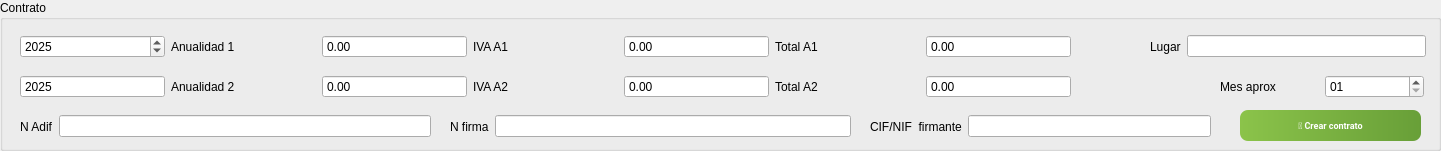
     <widget class="QGroupBox" name="groupBox_11">
      <property name="geometry">
       <rect>
        <x>60</x>
        <y>370</y>
        <width>1441</width>
        <height>151</height>
       </rect>
      </property>
      <property name="title">
       <string>Contrato</string>
      </property>
      <property name="setFixedSize" stdset="0">
       <size>
        <width>1441</width>
        <height>146</height>
       </size>
      </property>
      <widget class="QWidget" name="layoutWidget_2">
       <property name="geometry">
        <rect>
         <x>20</x>
         <y>30</y>
         <width>1051</width>
         <height>33</height>
        </rect>
       </property>
       <layout class="QHBoxLayout" name="horizontalLayout_23">
        <property name="sizeConstraint">
         <enum>QLayout::SetNoConstraint</enum>
        </property>
        <item>
         <widget class="QDateEdit" name="anoactual">
          <property name="dateTime">
           <datetime>
            <hour>0</hour>
            <minute>0</minute>
            <second>0</second>
            <year>2025</year>
            <month>1</month>
            <day>1</day>
           </datetime>
          </property>
          <property name="displayFormat">
           <string>yyyy</string>
          </property>
         </widget>
        </item>
        <item>
         <widget class="QLabel" name="Lb26_2">
          <property name="text">
           <string>Anualidad 1</string>
          </property>
         </widget>
        </item>
        <item>
         <widget class="QDoubleSpinBox" name="BaseAnualidad1">
          <property name="readOnly">
           <bool>true</bool>
          </property>
          <property name="buttonSymbols">
           <enum>QAbstractSpinBox::NoButtons</enum>
          </property>
          <property name="decimals">
           <number>2</number>
          </property>
          <property name="minimum">
           <double>0.000000000000000</double>
          </property>
          <property name="maximum">
           <double>100000000.000000000000000</double>
          </property>
          <property name="singleStep">
           <double>1.000000000000000</double>
          </property>
         </widget>
        </item>
        <item>
         <widget class="QLabel" name="Lb25_3">
          <property name="text">
           <string>IVA A1</string>
          </property>
         </widget>
        </item>
        <item>
         <widget class="QDoubleSpinBox" name="IvaAnualidad1">
          <property name="readOnly">
           <bool>true</bool>
          </property>
          <property name="buttonSymbols">
           <enum>QAbstractSpinBox::NoButtons</enum>
          </property>
          <property name="decimals">
           <number>2</number>
          </property>
          <property name="minimum">
           <double>0.000000000000000</double>
          </property>
          <property name="maximum">
           <double>100000000.000000000000000</double>
          </property>
          <property name="singleStep">
           <double>1.000000000000000</double>
          </property>
         </widget>
        </item>
        <item>
         <widget class="QLabel" name="Lb25_4">
          <property name="text">
           <string>Total A1</string>
          </property>
         </widget>
        </item>
        <item>
         <widget class="QDoubleSpinBox" name="TotalAnualidad1">
          <property name="readOnly">
           <bool>true</bool>
          </property>
          <property name="buttonSymbols">
           <enum>QAbstractSpinBox::NoButtons</enum>
          </property>
          <property name="decimals">
           <number>2</number>
          </property>
          <property name="minimum">
           <double>0.000000000000000</double>
          </property>
          <property name="maximum">
           <double>100000000.000000000000000</double>
          </property>
          <property name="singleStep">
           <double>1.000000000000000</double>
          </property>
         </widget>
        </item>
       </layout>
      </widget>
      <widget class="QWidget" name="layoutWidget_3">
       <property name="geometry">
        <rect>
         <x>20</x>
         <y>70</y>
         <width>1051</width>
         <height>33</height>
        </rect>
       </property>
       <layout class="QHBoxLayout" name="horizontalLayout_25">
        <property name="sizeConstraint">
         <enum>QLayout::SetNoConstraint</enum>
        </property>
        <item>
         <widget class="QDateEdit" name="anosiguinte">
          <property name="readOnly">
           <bool>true</bool>
          </property>
          <property name="buttonSymbols">
           <enum>QAbstractSpinBox::NoButtons</enum>
          </property>
          <property name="dateTime">
           <datetime>
            <hour>0</hour>
            <minute>0</minute>
            <second>0</second>
            <year>2025</year>
            <month>1</month>
            <day>1</day>
           </datetime>
          </property>
          <property name="displayFormat">
           <string>yyyy</string>
          </property>
         </widget>
        </item>
        <item>
         <widget class="QLabel" name="Lb26_3">
          <property name="text">
           <string>Anualidad 2</string>
          </property>
         </widget>
        </item>
        <item>
         <widget class="QDoubleSpinBox" name="BaseAnualidad2">
          <property name="readOnly">
           <bool>true</bool>
          </property>
          <property name="buttonSymbols">
           <enum>QAbstractSpinBox::NoButtons</enum>
          </property>
          <property name="decimals">
           <number>2</number>
          </property>
          <property name="minimum">
           <double>0.000000000000000</double>
          </property>
          <property name="maximum">
           <double>100000000.000000000000000</double>
          </property>
          <property name="singleStep">
           <double>1.000000000000000</double>
          </property>
         </widget>
        </item>
        <item>
         <widget class="QLabel" name="Lb25_5">
          <property name="text">
           <string>IVA A2</string>
          </property>
         </widget>
        </item>
        <item>
         <widget class="QDoubleSpinBox" name="IvaAnualidad2">
          <property name="readOnly">
           <bool>true</bool>
          </property>
          <property name="buttonSymbols">
           <enum>QAbstractSpinBox::NoButtons</enum>
          </property>
          <property name="decimals">
           <number>2</number>
          </property>
          <property name="minimum">
           <double>0.000000000000000</double>
          </property>
          <property name="maximum">
           <double>100000000.000000000000000</double>
          </property>
          <property name="singleStep">
           <double>1.000000000000000</double>
          </property>
         </widget>
        </item>
        <item>
         <widget class="QLabel" name="Lb25_6">
          <property name="text">
           <string>Total A2</string>
          </property>
         </widget>
        </item>
        <item>
         <widget class="QDoubleSpinBox" name="TotalAnualidad2">
          <property name="readOnly">
           <bool>true</bool>
          </property>
          <property name="buttonSymbols">
           <enum>QAbstractSpinBox::NoButtons</enum>
          </property>
          <property name="decimals">
           <number>2</number>
          </property>
          <property name="minimum">
           <double>0.000000000000000</double>
          </property>
          <property name="maximum">
           <double>100000000.000000000000000</double>
          </property>
          <property name="singleStep">
           <double>1.000000000000000</double>
          </property>
         </widget>
        </item>
       </layout>
      </widget>
      <widget class="QWidget" name="layoutWidget_4">
       <property name="geometry">
        <rect>
         <x>870</x>
         <y>110</y>
         <width>341</width>
         <height>33</height>
        </rect>
       </property>
       <layout class="QHBoxLayout" name="horizontalLayout_41">
        <item>
         <widget class="QLabel" name="Lb21_3">
          <property name="text">
           <string>CIF/NIF  firmante</string>
          </property>
         </widget>
        </item>
        <item>
         <widget class="QLineEdit" name="CIf_Contrato"/>
        </item>
       </layout>
      </widget>
      <widget class="QPushButton" name="Generar_Contrato">
       <property name="geometry">
        <rect>
         <x>1240</x>
         <y>110</y>
         <width>181</width>
         <height>31</height>
        </rect>
       </property>
       <property name="font">
        <font>
         <family>Segoe UI,Arial,Calibri,Roboto,sans-serif</family>
         <pointsize>7</pointsize>
         <weight>75</weight>
         <bold>true</bold>
        </font>
       </property>
       <property name="styleSheet">
        <string notr="true">QPushButton {
    background: qlineargradient(x1:0,y1:0,x2:1,y2:0, stop:0 #8BC34A, stop:1 #689F38);
    color: #ffffff;
    border: none;
    border-radius: 8px;
    padding: 6px 12px;
    font-weight: 600;
}
QPushButton:hover {
    background: qlineargradient(x1:0,y1:0,x2:1,y2:0, stop:0 #9CCC65, stop:1 #8BC34A);
}
QPushButton:pressed {
    background: #558B2F;
}</string>
       </property>
       <property name="text">
        <string>📄 Crear contrato</string>
       </property>
       <property name="setFixedSize" stdset="0">
        <size>
         <width>181</width>
         <height>38</height>
        </size>
       </property>
      </widget>
      <widget class="QWidget" name="layoutWidget_5">
       <property name="geometry">
        <rect>
         <x>1150</x>
         <y>30</y>
         <width>276</width>
         <height>33</height>
        </rect>
       </property>
       <layout class="QHBoxLayout" name="horizontalLayout_42">
        <item>
         <widget class="QLabel" name="Lb21_4">
          <property name="text">
           <string>Lugar</string>
          </property>
         </widget>
        </item>
        <item>
         <widget class="QLineEdit" name="Lugar_Contrato"/>
        </item>
       </layout>
      </widget>
      <widget class="QWidget" name="layoutWidget_6">
       <property name="geometry">
        <rect>
         <x>1220</x>
         <y>70</y>
         <width>204</width>
         <height>33</height>
        </rect>
       </property>
       <layout class="QHBoxLayout" name="horizontalLayout_43">
        <item>
         <widget class="QLabel" name="label_48">
          <property name="text">
           <string>Mes aprox</string>
          </property>
         </widget>
        </item>
        <item>
         <widget class="QDateEdit" name="fechaContrato">
          <property name="displayFormat">
           <string>MM</string>
          </property>
          <property name="calendarPopup">
           <bool>false</bool>
          </property>
         </widget>
        </item>
       </layout>
      </widget>
      <widget class="QWidget" name="layoutWidget">
       <property name="geometry">
        <rect>
         <x>450</x>
         <y>110</y>
         <width>401</width>
         <height>33</height>
        </rect>
       </property>
       <layout class="QHBoxLayout" name="horizontalLayout_40">
        <item>
         <widget class="QLabel" name="Lb21_2">
          <property name="text">
           <string>N firma</string>
          </property>
         </widget>
        </item>
        <item>
         <widget class="QLineEdit" name="Contrato_Por_Empresa"/>
        </item>
       </layout>
      </widget>
      <widget class="QWidget" name="layoutWidget">
       <property name="geometry">
        <rect>
         <x>20</x>
         <y>110</y>
         <width>411</width>
         <height>33</height>
        </rect>
       </property>
       <layout class="QHBoxLayout" name="horizontalLayout_37">
        <item>
         <widget class="QLabel" name="Lb20_2">
          <property name="text">
           <string>N Adif</string>
          </property>
         </widget>
        </item>
        <item>
         <widget class="QLineEdit" name="Contrato_Por_Adif"/>
        </item>
       </layout>
      </widget>
      <widget class="QDateEdit" name="dateEdit_2">
       <property name="geometry">
        <rect>
         <x>150</x>
         <y>150</y>
         <width>144</width>
         <height>31</height>
        </rect>
       </property>
       <property name="dateTime">
        <datetime>
         <hour>0</hour>
         <minute>0</minute>
         <second>0</second>
         <year>2025</year>
         <month>1</month>
         <day>1</day>
        </datetime>
       </property>
       <property name="displayFormat">
        <string>yyyy</string>
       </property>
      </widget>
     </widget>
